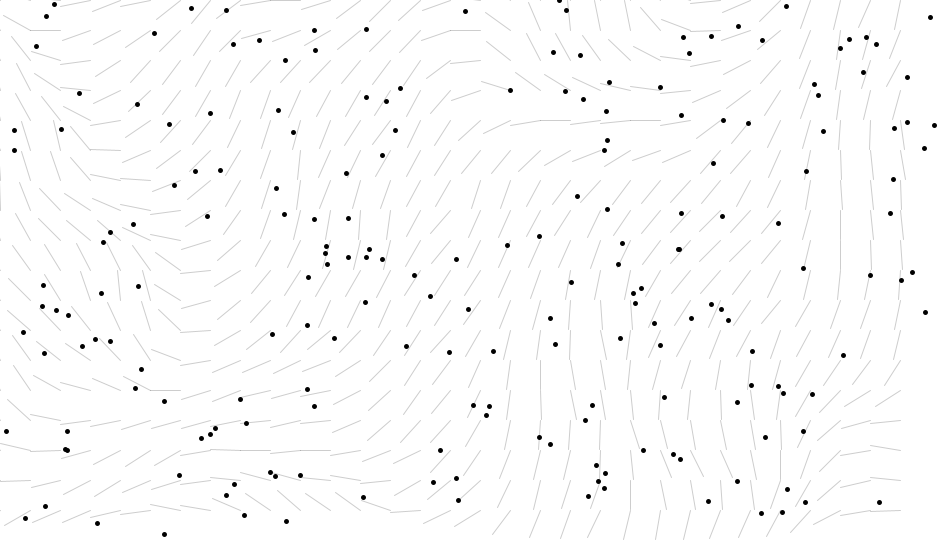
Frame 1 (no input)
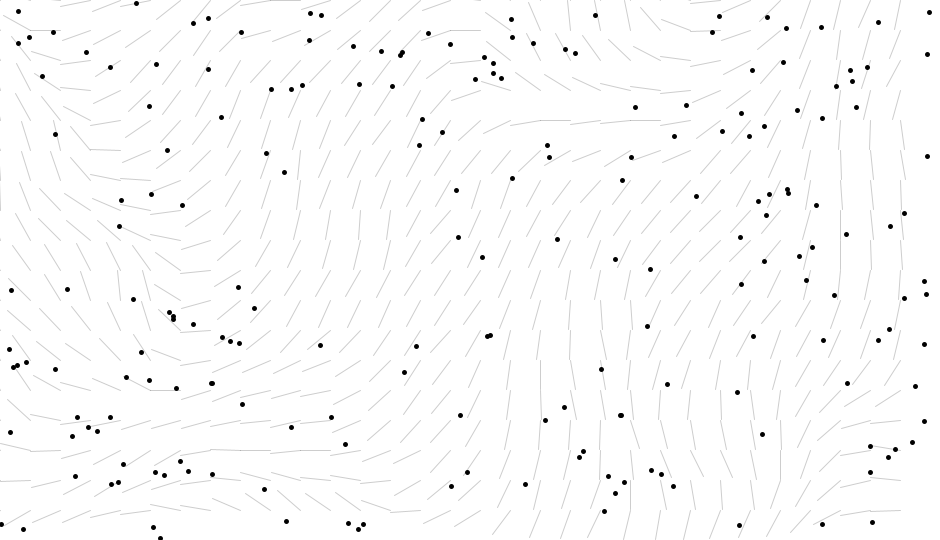
Frame 60 (the mouse pressed at the canvas centre just before this capture)
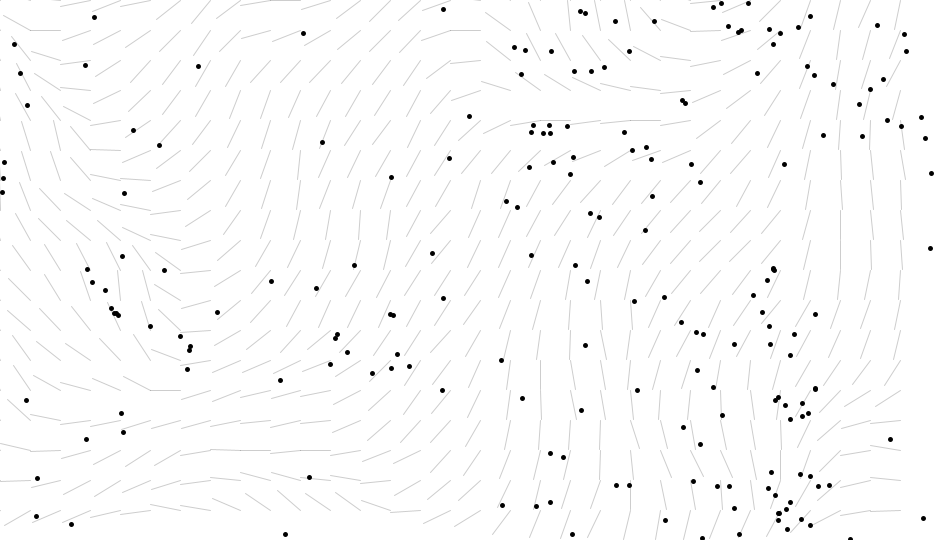
Frame 120 (the mouse held since frame 60 and released just before this capture)

The Processing sketch that drew these frames (run headless with seeded random() and noise(); from frame 60 on, the mouse is pressed at the canvas centre):

// Processing sketch: PerlinNoise3
// ── PerlinNoise3.pde
float inc = 0.1;
int scl = 30;
int cols, rows;
float zoff = 0;
Particle[] particle;
PVector[] flowField;

int arraySize;
float angle;

void setup() {
  size(940, 540);
  cols  = floor(width/scl); //32
  rows = floor(height/scl); //18
  arraySize = 200;
  //particle = new Particle(0,0);
  particle = new Particle[arraySize];
  for (int i = 0; i < arraySize; i++) {
    particle[i] = new Particle(random(width), random(height));
  }
  flowField = new PVector[cols * rows];//558;
  background(255);
}

void draw() {
  float yoff = 0;
  background(255);

  for (int y = 0; y < rows; y++) {
    float xoff = 0;
    for (int x = 0; x < cols; x++) {
      int index = x + y * cols;
      angle = noise(xoff, yoff, zoff) * TWO_PI;
      //flowField[index] = vector;
      PVector vector = new PVector(0, 0).fromAngle(angle);
      vector.setMag(0.1);
      flowField[index] = vector;
      xoff += inc;
      stroke(0, 50);
      strokeWeight(1);
      pushMatrix();
      translate(x * scl, y * scl);
      rotate(vector.heading());
      line(0, 0, scl, 0);
      popMatrix();
      //rect(x * scl, y * scl, scl, scl);
    }
    yoff += inc;
    //zoff += 0.0005;
  }

  for (int i = 0; i < arraySize; i++) {
    particle[i].follow(flowField);
    particle[i].update();
    particle[i].show();
    particle[i].edges();

  }
}

// ── Particle.pde
class Particle {
  float a;
  float b;
  PVector position;
  PVector velocity;
  PVector acceleration;
  //PVector acc = new PVector(0,0);
  //int maxSpeed = 4;

  void update() {    
    position.add(velocity);
    velocity.add(acceleration);
    //velocity.limit(maxSpeed);
    acceleration.mult(0);
  }

  void follow(PVector[] v){
    int x = floor(position.x / scl); //max = 18
    println("x: " + x);
    int y = floor(position.y / scl);
    println("y: " + y);//max = 32
    int index = (x + y * cols)/2; // 18 + 32 * 32
    PVector force = v[index];
    applyForce(force);
  }

  void applyForce(PVector force){
    acceleration.add(force);
  }

  void show() {
    stroke(0);
    strokeWeight(5);
    point(position.x, position.y);
  }

  void edges(){
    if(position.x > width) position.x = 0;
    if(position.x < 0) position.x = width;
    if(position.y > height) position.y = 0;
    if(position.y < 0) position.y = height;
  }
  
  Particle(float apos, float  bpos) {
    position = new PVector(apos, bpos);
    velocity = new PVector(0, 0);
    acceleration = new PVector(0, 0);
    //velocity = PVector.random2D();
  }
}
